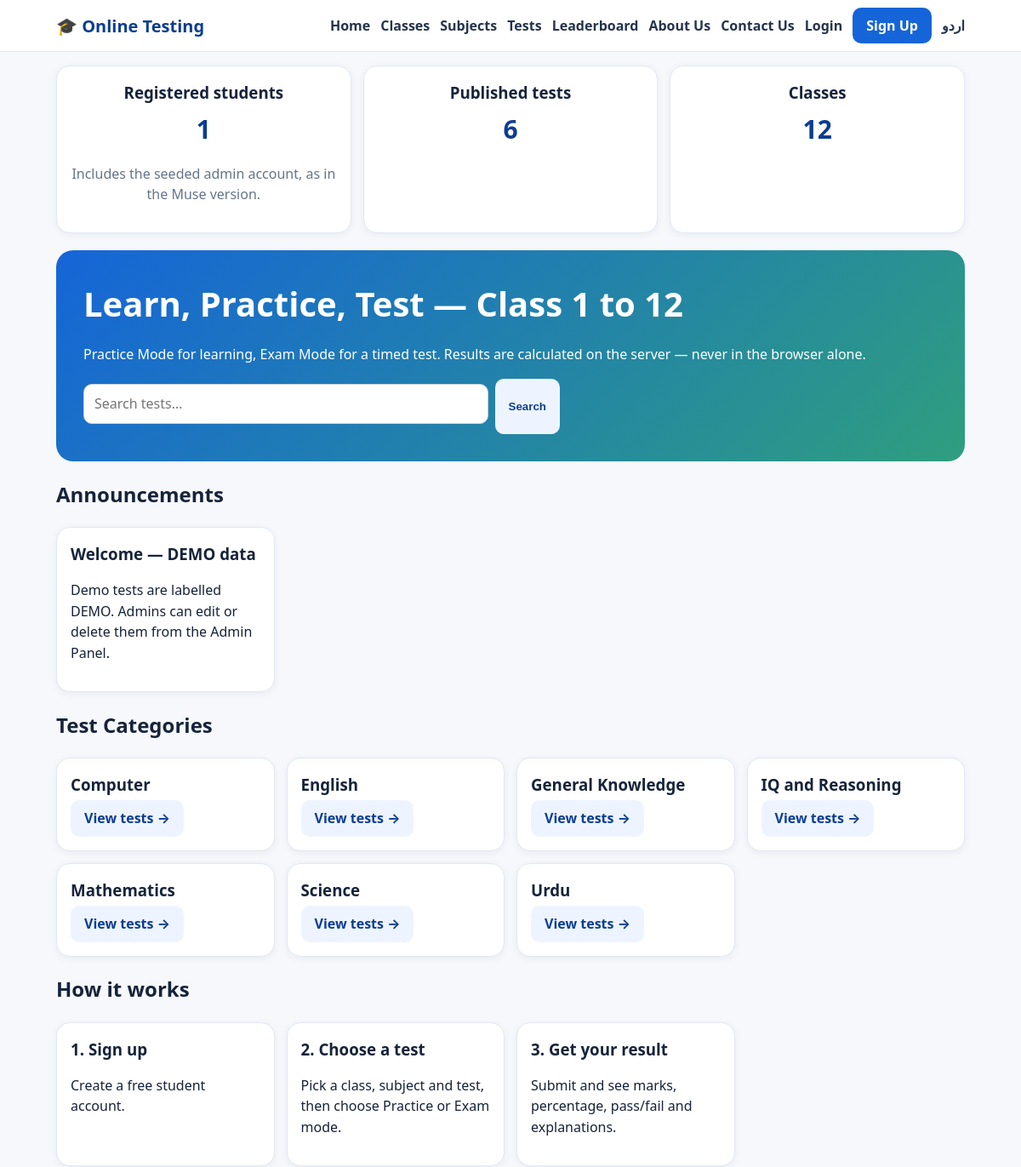
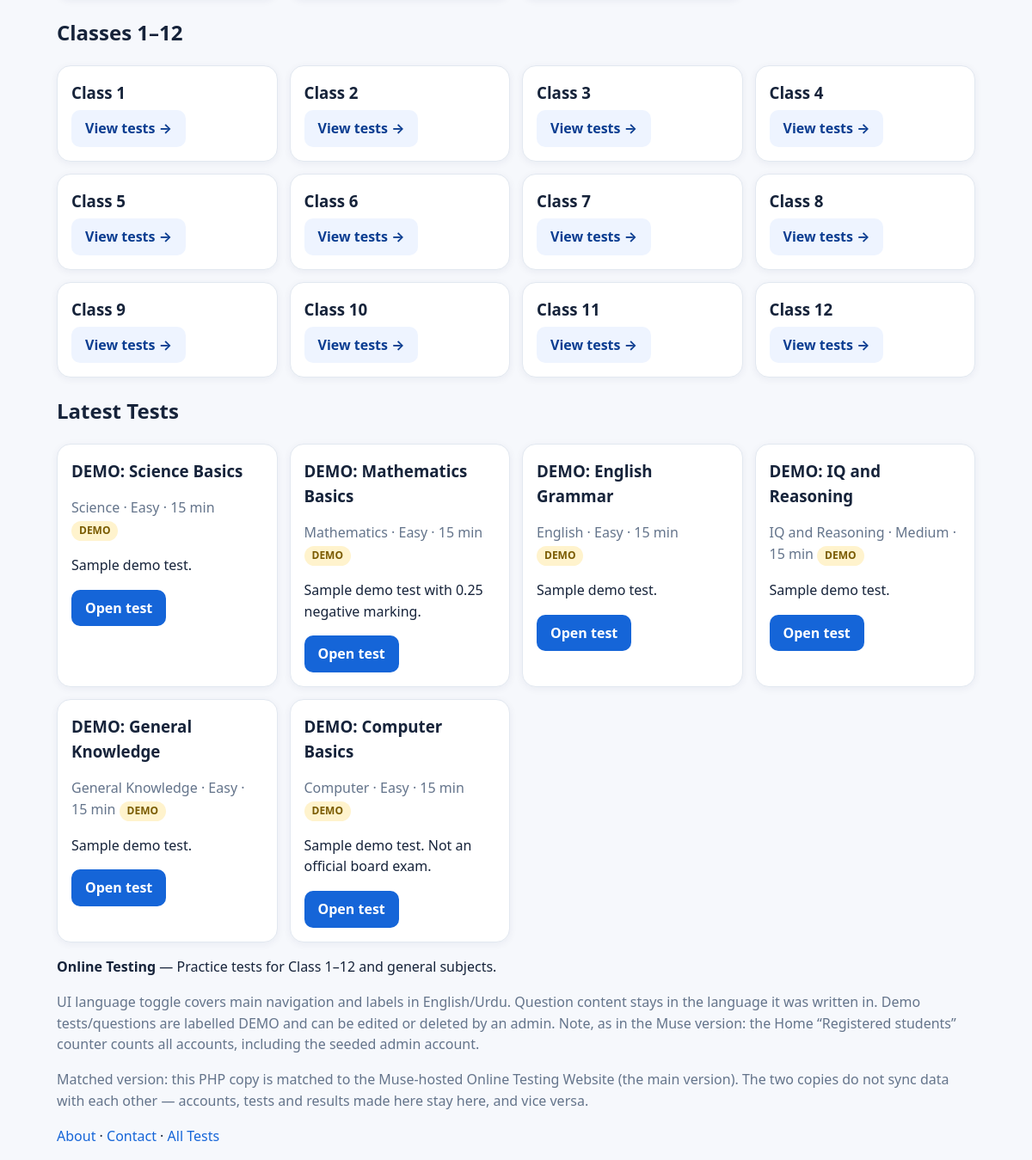
The page / on the database its author committed (2 pictures, top to bottom).
### tables this page shows
CREATE TABLE IF NOT EXISTS settings(`key` VARCHAR(80) PRIMARY KEY, value TEXT);

CREATE TABLE IF NOT EXISTS announcements(id INT AUTO_INCREMENT PRIMARY KEY, title VARCHAR(200) NOT NULL, body TEXT, is_active TINYINT(1) DEFAULT 1, created_at DATETIME DEFAULT CURRENT_TIMESTAMP);

CREATE TABLE IF NOT EXISTS categories(id INT AUTO_INCREMENT PRIMARY KEY, name VARCHAR(120) NOT NULL, slug VARCHAR(120) UNIQUE NOT NULL, is_demo TINYINT(1) DEFAULT 0);

CREATE TABLE IF NOT EXISTS classes(id INT AUTO_INCREMENT PRIMARY KEY, board_id INT NULL, name VARCHAR(80) NOT NULL, grade INT NOT NULL, is_demo TINYINT(1) DEFAULT 0, FOREIGN KEY(board_id) REFERENCES boards(id) ON DELETE SET NULL, INDEX(grade));

CREATE TABLE IF NOT EXISTS tests(id INT AUTO_INCREMENT PRIMARY KEY, title VARCHAR(200) NOT NULL, slug VARCHAR(200) UNIQUE NOT NULL, class_id INT NULL, subject_id INT NULL, category_id INT NULL, chapter VARCHAR(160) DEFAULT '', difficulty ENUM('Easy','Medium','Hard') DEFAULT 'Medium', duration_minutes INT DEFAULT 20, passing_percent INT DEFAULT 40, negative_marking DECIMAL(4,2) DEFAULT 0, description TEXT, is_published TINYINT(1) DEFAULT 0, is_demo TINYINT(1) DEFAULT 0, created_by INT NULL, created_at DATETIME DEFAULT CURRENT_TIMESTAMP, FOREIGN KEY(class_id) REFERENCES classes(id) ON DELETE SET NULL, FOREIGN KEY(subject_id) REFERENCES subjects(id) ON DELETE SET NULL, FOREIGN KEY(category_id) REFERENCES categories(id) ON DELETE SET NULL, FOREIGN KEY(created_by) REFERENCES users(id) ON DELETE SET NULL, INDEX(is_published));

### config.php (called while the page is built, shortened)
<?php
function db(){
    static $pdo=null;
    if($pdo===null){
        $pdo=new PDO('mysql:host='.DB_HOST.';dbname='.DB_NAME.';charset=utf8mb4',DB_USER,DB_PASS,
            [PDO::ATTR_ERRMODE=>PDO::ERRMODE_EXCEPTION,PDO::ATTR_DEFAULT_FETCH_MODE=>PDO::FETCH_ASSOC]);
    }
    return $pdo;
}
function e($s){ return htmlspecialchars((string)$s,ENT_QUOTES,'UTF-8'); }
function current_user(){
    if(empty($_SESSION['user_id'])) return null;
    $st=db()->prepare('SELECT * FROM users WHERE id=?'); $st->execute([$_SESSION['user_id']]);
    return $st->fetch() ?: null;
}
$lang=$_SESSION['lang']??'en';
function t($k){ global $T,$lang; return $T[$lang][$k]??$T['en'][$k]??$k; }
function site_setting($k,$def=''){
    try{ $st=db()->prepare('SELECT value FROM settings WHERE `key`=?'); $st->execute([$k]); $r=$st->fetch(); return $r?$r['value']:$def; }catch(Exception $ex){ return $def; }
}

### index.php (the view)
<?php $page_title='Home'; include 'includes/header.php';
$tests=db()->query("SELECT t.*,c.name AS cat FROM tests t LEFT JOIN categories c ON c.id=t.category_id WHERE t.is_published=1 ORDER BY t.id DESC LIMIT 8")->fetchAll();
$ann=db()->query("SELECT * FROM announcements WHERE is_active=1 ORDER BY id DESC LIMIT 3")->fetchAll();
$cls=db()->query("SELECT * FROM classes ORDER BY grade LIMIT 12")->fetchAll();
$stat_users=(int)db()->query("SELECT COUNT(*) c FROM users")->fetch()['c'];
$stat_tests=(int)db()->query("SELECT COUNT(*) c FROM tests WHERE is_published=1")->fetch()['c'];
$stat_cats=db()->query("SELECT * FROM categories ORDER BY name")->fetchAll();
?>
<div class="stat"><div class="card"><h3><?= t('registered_students') ?></h3><p class="num"><?= $stat_users ?></p><p class="muted">Includes the seeded admin account, as in the Muse version.</p></div><div class="card"><h3><?= t('published_tests') ?></h3><p class="num"><?= $stat_tests ?></p></div><div class="card"><h3><?= t('all_classes') ?></h3><p class="num"><?= count($cls) ?></p></div></div>
<div class="hero"><h1><?= e(t('welcome')) ?></h1><p>Practice Mode for learning, Exam Mode for a timed test. Results are calculated on the server — never in the browser alone.</p>
<form method="get" action="tests.php" style="display:flex;gap:8px;max-width:560px"><input name="q" placeholder="<?= e(t('search')) ?>"><button class="btn2">Search</button></form></div>
<?php if($ann): ?><h2><?= t('announcements') ?></h2><div class="grid"><?php foreach($ann as $a): ?><div class="card"><h3><?= e($a['title']) ?></h3><p><?= e($a['body']) ?></p></div><?php endforeach; ?></div><?php endif; ?>
<h2><?= t('categories') ?></h2><div class="grid"><?php foreach($stat_cats as $cc): ?><div class="cat-card"><h3><?= e($cc['name']) ?></h3><a class="btn2" href="tests.php?category=<?= e($cc['slug']) ?>"><?= t('view_tests') ?> →</a></div><?php endforeach; ?></div>
<h2><?= t('how_it_works') ?></h2><div class="grid"><div class="card"><h3><?= t('step1') ?></h3><p><?= t('step1d') ?></p></div><div class="card"><h3><?= t('step2') ?></h3><p><?= t('step2d') ?></p></div><div class="card"><h3><?= t('step3') ?></h3><p><?= t('step3d') ?></p></div></div>
<h2>Classes 1–12</h2><div class="grid"><?php foreach($cls as $c): ?><div class="card"><h3><?= e($c['name']) ?></h3><a class="btn2" href="tests.php?class_id=<?= $c['id'] ?>">View tests →</a></div><?php endforeach; ?></div>
<h2><?= t('latest_tests') ?></h2><div class="grid"><?php foreach($tests as $tt): ?><div class="card"><h3><?= e($tt['title']) ?></h3><p class="muted"><?= e($tt['cat']??'') ?> · <?= e($tt['difficulty']) ?> · <?= (int)$tt['duration_minutes'] ?> min <?php if($tt['is_demo']) echo '<span class="badge demo">DEMO</span>'; ?></p><p><?= e($tt['description']) ?></p><a class="btn" href="test.php?id=<?= $tt['id'] ?>">Open test</a></div><?php endforeach; if(!$tests) echo '<p>No published tests yet. Admin can create one.</p>'; ?></div>
<?php include 'includes/footer.php'; ?>

### includes/header.php (shortened to what this page needs)
<?php require_once __DIR__.'/../config.php'; $user=current_user(); $isUr=($lang==='ur'); ?>
<!DOCTYPE html><html lang="<?= $isUr?'ur':'en' ?>" dir="<?= $isUr?'rtl':'ltr' ?>">
<head><meta charset="utf-8"><meta name="viewport" content="width=device-width,initial-scale=1">
<link rel="stylesheet" href="assets/css/style.css"></head>
<body>
<header class="top"><div class="wrap top-in">
<a class="logo" href="index.php">🎓 <?= e(site_setting('site_name',SITE_NAME)) ?></a>
<nav>
<a href="index.php"><?= t('home') ?></a><a href="classes.php"><?= t('classes') ?></a><a href="subjects.php"><?= t('subjects') ?></a>
<a href="tests.php"><?= t('tests') ?></a><a href="leaderboard.php"><?= t('leaderboard') ?></a>
<a href="about.php"><?= t('about') ?></a><a href="contact.php"><?= t('contact') ?></a>
<?php if($user): ?><a href="dashboard.php"><?= t('dashboard') ?></a><?php if(is_admin()): ?><a href="admin/index.php">👑 <?= t('admin') ?></a><?php endif; ?><a href="logout.php"><?= t('logout') ?></a>
<?php else: ?><a href="login.php"><?= t('login') ?></a><a class="btn" href="register.php"><?= t('signup') ?></a><?php endif; ?>
<?php $toggle_qs=$_GET; $toggle_qs['lang']=$isUr?'en':'ur'; ?><a href="?<?= http_build_query($toggle_qs) ?>"><?= $isUr?'English':'اردو' ?></a>
</nav></div></header>
<main class="wrap">

### includes/footer.php
</main>
<footer class="foot"><div class="wrap">
<p><b><?= e(site_setting('site_name',SITE_NAME)) ?></b> — <?= e(site_setting('site_tagline','Practice tests for Class 1–12 and general subjects.')) ?></p>
<p class="muted">UI language toggle covers main navigation and labels in English/Urdu. Question content stays in the language it was written in. Demo tests/questions are labelled DEMO and can be edited or deleted by an admin. Note, as in the Muse version: the Home “Registered students” counter counts all accounts, including the seeded admin account.</p>
<p class="muted">Matched version: this PHP copy is matched to the Muse-hosted Online Testing Website (the main version). The two copies do not sync data with each other — accounts, tests and results made here stay here, and vice versa.</p>
<p><a href="about.php">About</a> · <a href="contact.php">Contact</a> · <a href="tests.php">All Tests</a></p>
</div></footer>
<script src="assets/js/app.js"></script></body></html>

### assets/css/style.css (style rules this page uses)
* { box-sizing:border-box }
body { margin:0;font-family:system-ui,-apple-system,Segoe UI,Roboto,Arial,sans-serif;background:#f6f8fc;color:#16233a;line-height:1.55 }
a { color:#1565d8;text-decoration:none }
.wrap { max-width:1100px;margin:0 auto;padding:0 16px }
.top { background:#fff;border-bottom:1px solid #e2e8f0;position:sticky;top:0;z-index:20 }
.top-in { display:flex;align-items:center;gap:16px;min-height:60px;flex-wrap:wrap }
.logo { font-weight:800;font-size:20px;color:#0b3d91 }
nav { display:flex;gap:12px;flex-wrap:wrap;align-items:center;margin-left:auto }
nav a { color:#24344d;font-weight:600 }
.btn,.btn2 { display:inline-block;background:#1565d8;color:#fff!important;border:0;border-radius:10px;padding:9px 16px;font-weight:700;cursor:pointer }
.btn2 { background:#eef4ff;color:#0b3d91!important }
.hero { background:linear-gradient(135deg,#1565d8,#2f9e7e);color:#fff;border-radius:20px;padding:32px;margin:20px 0 }
.hero h1 { margin:0 0 8px;font-size:clamp(26px,4vw,40px) }
.grid { display:grid;grid-template-columns:repeat(auto-fill,minmax(230px,1fr));gap:14px }
.card { background:#fff;border:1px solid #e2e8f0;border-radius:16px;padding:16px;box-shadow:0 2px 10px rgba(20,40,80,.06) }
.card h3 { margin:0 0 6px }
.muted { color:#64748b }
.badge { display:inline-block;background:#e6f4ea;color:#137333;border-radius:999px;padding:2px 9px;font-size:12px;font-weight:700 }
.badge.demo { background:#fff3cd;color:#7a5b00 }
input,select,textarea { width:100%;padding:10px 12px;border:1px solid #cbd5e1;border-radius:10px;margin:6px 0 12px;font:inherit;background:#fff }
form { max-width:640px }
.stat { display:flex;gap:14px;flex-wrap:wrap;margin:16px 0 }
.stat .card { flex:1;min-width:160px;text-align:center }
.stat .num { font-size:30px;font-weight:800;color:#0b3d91;margin:4px 0 }
.cat-card { background:#fff;border:1px solid #e2e8f0;border-radius:16px;padding:16px;box-shadow:0 2px 10px rgba(20,40,80,.06) }
.cat-card h3 { margin:0 0 4px }

### rows shown on the page
settings: value "Online Testing"
announcements: title "Welcome — DEMO data", body "Demo tests are labelled DEMO. Admins can edit or delete them from the Admin Panel."
categories: name "Computer"
categories: name "English"
categories: name "General Knowledge"
categories: name "IQ and Reasoning"
categories: name "Mathematics"
categories: name "Science"
categories: name "Urdu"
classes: name "Class 1"
classes: name "Class 2"
classes: name "Class 3"
classes: name "Class 4"
classes: name "Class 5"
classes: name "Class 6"
classes: name "Class 7"
classes: name "Class 8"
classes: name "Class 9"
classes: name "Class 10"
classes: name "Class 11"
classes: name "Class 12"
tests: title "DEMO: Science Basics", category.name "Science", difficulty "Easy", duration_minutes "15", is_demo "DEMO", description "Sample demo test."
tests: title "DEMO: Mathematics Basics", category.name "Mathematics", difficulty "Easy", duration_minutes "15", is_demo "DEMO", description "Sample demo test with 0.25 negative marking."
tests: title "DEMO: English Grammar", category.name "English", difficulty "Easy", duration_minutes "15", is_demo "DEMO", description "Sample demo test."
tests: title "DEMO: IQ and Reasoning", category.name "IQ and Reasoning", difficulty "Medium", duration_minutes "15", is_demo "DEMO", description "Sample demo test."
tests: title "DEMO: General Knowledge", category.name "General Knowledge", difficulty "Easy", duration_minutes "15", is_demo "DEMO", description "Sample demo test."
tests: title "DEMO: Computer Basics", category.name "Computer", difficulty "Easy", duration_minutes "15", is_demo "DEMO", description "Sample demo test. Not an official board exam."
settings: value "Practice tests for Class 1–12 and general subjects."

### other values the page prints
t('home') "Home"
t('classes') "Classes"
t('subjects') "Subjects"
t('tests') "Tests"
t('leaderboard') "Leaderboard"
t('about') "About Us"
t('contact') "Contact Us"
t('login') "Login"
t('signup') "Sign Up"
t('registered_students') "Registered students"
$stat_users "1"
t('published_tests') "Published tests"
$stat_tests "6"
t('all_classes') "Classes"
count($cls) "12"
